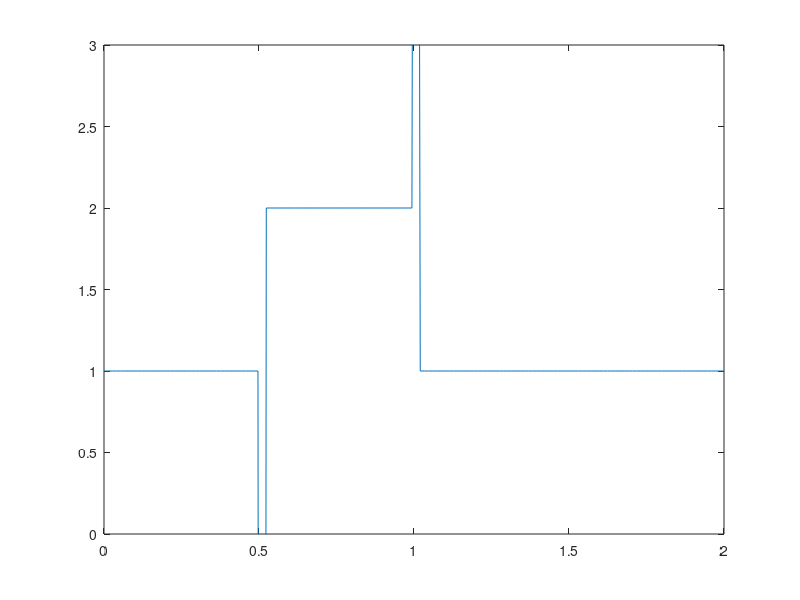

MATLAB code to generate this figure: (Note: this script raises an error after producing the figure.)

clear all;
close all;

nt = 10; %Number of time steps
tmax = 1.5; %Maximum simulation time
dt = tmax/(nt-1); %Time step size

nx = 150; %Number of total space nodes
xmax = 2; % Maximum space length
dx = xmax/(nx-1); %Width of space step

x =0:dx:xmax; %lenth of step size
c =1; %Constant transport velocity

u = zeros(1,nx); % Prelocating u
un = zeros(1,nx); %Prelocating un is the current temporal point

%Courant-Freidrich-Lewy Number



%initial conditions
for i = 1:nx
    if ((0.5 <= x(i)) && (x(i)<=1))   %setting up the square initial condition
        u(i) = 2;
    else 
        u(i)=1;
    end
end 

% discretization
for it=0:nt % for every unit time the value of u must be calculated
    un = u;
    for i = 2:nx-1 %matlab array index starts with one
  
        u(i)=un(i)-un(i)*dt/dx*(un(i)-un(i-1));
   
    end
    h =plot(x,u);
    axis ([0 2 0 3]);
    drawnow;
    refreshdata(h);
    pause(0.1);
        
end 